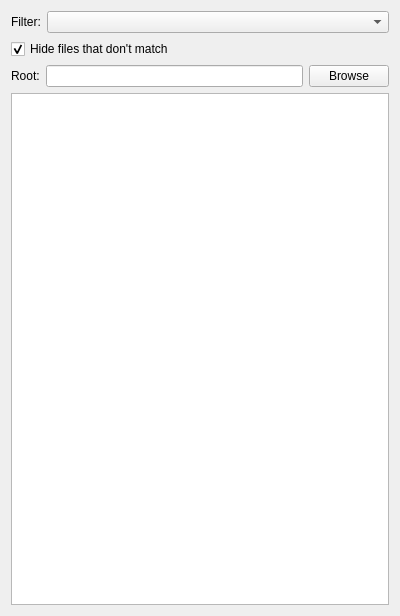
<?xml version="1.0" encoding="UTF-8"?>
<ui version="4.0">
 <class>FileListPanel</class>
 <widget class="QWidget" name="FileListPanel">
  <property name="geometry">
   <rect>
    <x>0</x>
    <y>0</y>
    <width>400</width>
    <height>616</height>
   </rect>
  </property>
  <property name="windowTitle">
   <string>Form</string>
  </property>
  <layout class="QVBoxLayout" name="verticalLayout">
   <item>
    <layout class="QHBoxLayout" name="horizontalLayout">
     <item>
      <widget class="QLabel" name="label">
       <property name="sizePolicy">
        <sizepolicy hsizetype="Fixed" vsizetype="Preferred">
         <horstretch>0</horstretch>
         <verstretch>0</verstretch>
        </sizepolicy>
       </property>
       <property name="text">
        <string>Filter:</string>
       </property>
      </widget>
     </item>
     <item>
      <widget class="QComboBox" name="Filters"/>
     </item>
    </layout>
   </item>
   <item>
    <widget class="QCheckBox" name="HideFilesThatDontMatch">
     <property name="text">
      <string>Hide files that don't match</string>
     </property>
     <property name="checked">
      <bool>true</bool>
     </property>
    </widget>
   </item>
   <item>
    <layout class="QHBoxLayout" name="horizontalLayout_2">
     <property name="bottomMargin">
      <number>0</number>
     </property>
     <item>
      <widget class="QLabel" name="label_2">
       <property name="sizePolicy">
        <sizepolicy hsizetype="Fixed" vsizetype="Preferred">
         <horstretch>0</horstretch>
         <verstretch>0</verstretch>
        </sizepolicy>
       </property>
       <property name="text">
        <string>Root:</string>
       </property>
      </widget>
     </item>
     <item>
      <widget class="QLineEdit" name="Root">
       <property name="readOnly">
        <bool>true</bool>
       </property>
      </widget>
     </item>
     <item>
      <widget class="QPushButton" name="BrowseRoot">
       <property name="sizePolicy">
        <sizepolicy hsizetype="Minimum" vsizetype="Fixed">
         <horstretch>0</horstretch>
         <verstretch>0</verstretch>
        </sizepolicy>
       </property>
       <property name="text">
        <string>Browse</string>
       </property>
      </widget>
     </item>
    </layout>
   </item>
   <item>
    <widget class="QTreeView" name="FileView"/>
   </item>
  </layout>
 </widget>
 <resources/>
 <connections/>
</ui>
